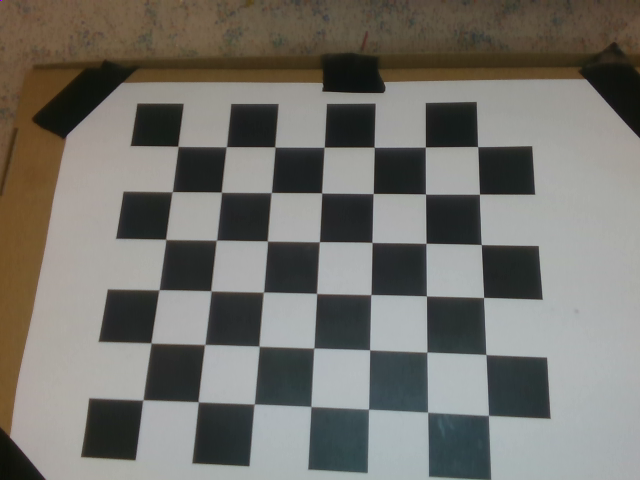
#> input picture suii_vision/scripts/camera_calibration/calibration_31.png, 640 x 480 px
$ python calibrate_img_from_configfile.py
#> lines starting #> are read from the running program, lines starting #| are printed output that depends on the picture
#!/usr/bin/env python

#https://opencv-python-tutroals.readthedocs.io/en/latest/py_tutorials/py_calib3d/py_calibration/py_calibration.html#goal

import numpy as np
import cv2
import glob
import yaml
import json

data = np.load('mtx.npz')
#> (reads suii_vision/scripts/camera_calibration/mtx.npz from the repository)
mtx = data['mtx']
print(mtx)

data = np.load('dist.npz')
#> (reads suii_vision/scripts/camera_calibration/dist.npz from the repository)
dist = data['dist']
print(dist)

img = cv2.imread('calibration_31.png')
#> img is the input picture: shape (480, 640, 3); mean B, G, R 108.5, 114.5, 116.2
h,  w = img.shape[:2]
#> h = 480; w = 640
newcameramtx, roi=cv2.getOptimalNewCameraMatrix(mtx,dist,(w,h),1,(w,h))
#> roi = (17, 18, 599, 443)

#print("mtx: {}, dist: {}, newcameramtx: {}".format(mtx,dist,newcameramtx))
#undistort
dst = cv2.undistort(img, mtx, dist, None, newcameramtx)
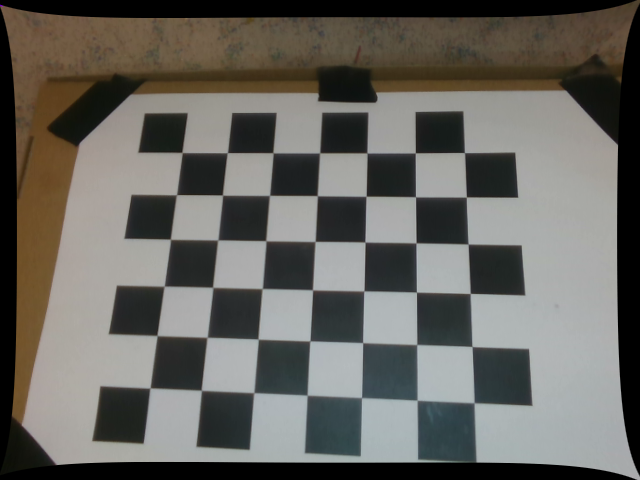
#> dst: shape (480, 640, 3); mean B, G, R 95.9, 101.2, 102.8

#crop the image
x,y,w,h = roi
#> x = 17; y = 18; w = 599; h = 443
dst = dst[y:y+h, x:x+w]
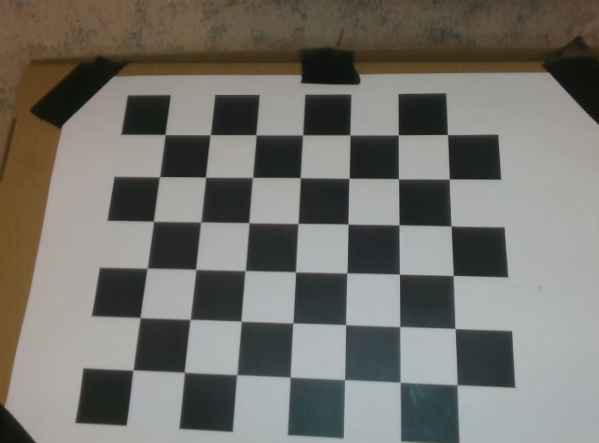
#> dst: shape (443, 599, 3); mean B, G, R 108.6, 114.6, 116.2

cv2.imshow("img",img)
cv2.imshow("dst",dst)
cv2.waitKey(10000)

cv2.imwrite('calibresult.png',dst)
img = cv2.imread('calibresult.png')

cv2.destroyAllWindows()
